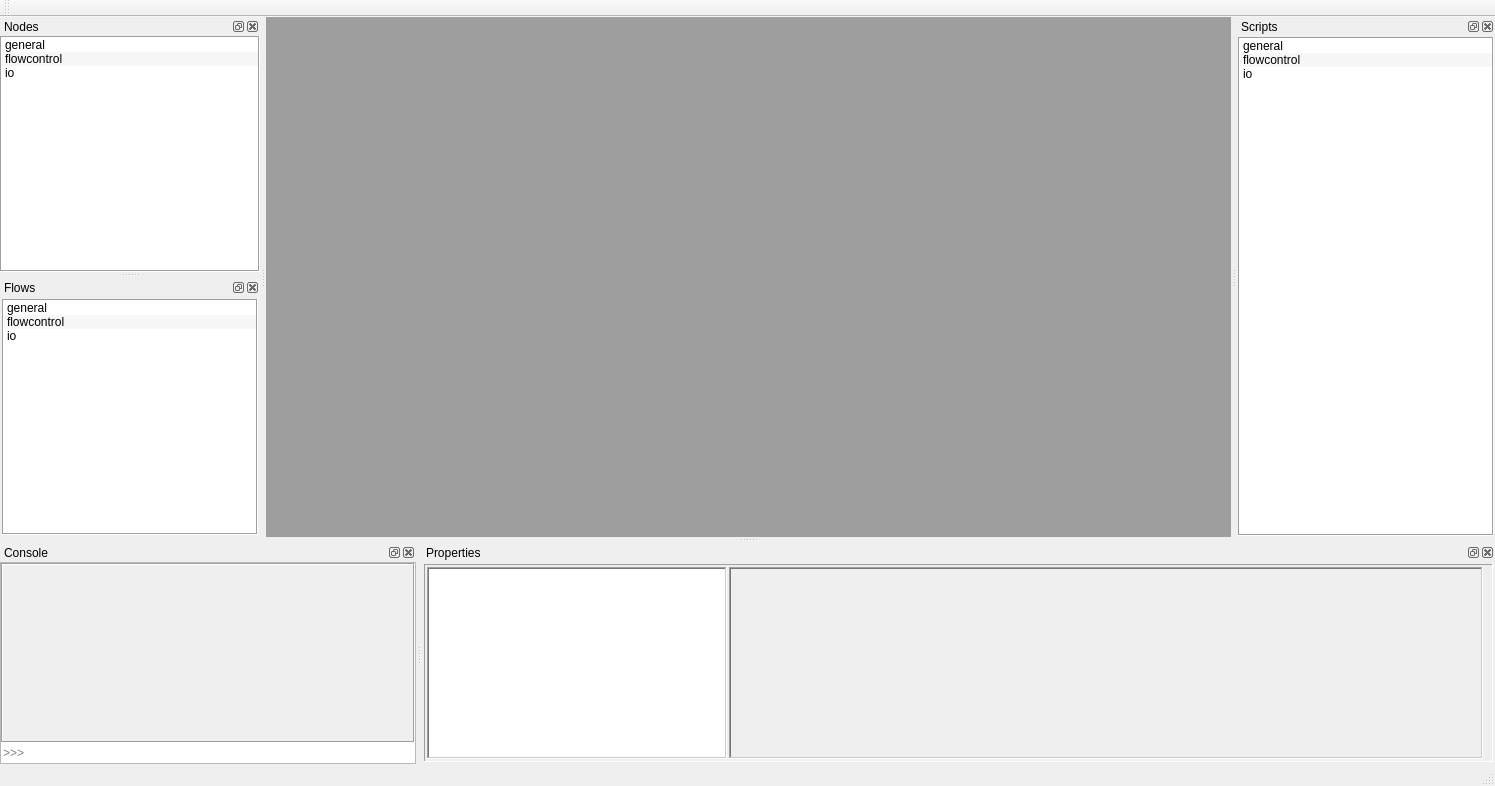
<?xml version="1.0" encoding="UTF-8"?>
<ui version="4.0">
 <class>MainWindow</class>
 <widget class="QMainWindow" name="MainWindow">
  <property name="windowModality">
   <enum>Qt::WindowModal</enum>
  </property>
  <property name="geometry">
   <rect>
    <x>0</x>
    <y>0</y>
    <width>1495</width>
    <height>786</height>
   </rect>
  </property>
  <property name="windowTitle">
   <string>PyTasky</string>
  </property>
  <property name="dockNestingEnabled">
   <bool>true</bool>
  </property>
  <property name="dockOptions">
   <set>QMainWindow::AllowNestedDocks|QMainWindow::AllowTabbedDocks|QMainWindow::AnimatedDocks|QMainWindow::VerticalTabs</set>
  </property>
  <widget class="QWidget" name="lytCanvas">
   <layout class="QGridLayout" name="lytCanvasHolder">
    <property name="leftMargin">
     <number>0</number>
    </property>
    <property name="topMargin">
     <number>0</number>
    </property>
    <property name="rightMargin">
     <number>0</number>
    </property>
    <property name="bottomMargin">
     <number>0</number>
    </property>
    <item row="0" column="0">
     <widget class="QWidget" name="wgCanvas" native="true">
      <property name="styleSheet">
       <string notr="true">background-color: rgb(158, 158, 158);</string>
      </property>
     </widget>
    </item>
   </layout>
  </widget>
  <widget class="QToolBar" name="toolBar">
   <property name="windowTitle">
    <string>toolBar</string>
   </property>
   <attribute name="toolBarArea">
    <enum>TopToolBarArea</enum>
   </attribute>
   <attribute name="toolBarBreak">
    <bool>false</bool>
   </attribute>
  </widget>
  <widget class="QStatusBar" name="statusBar"/>
  <widget class="QDockWidget" name="dckPtsNodes">
   <property name="windowTitle">
    <string>Nodes</string>
   </property>
   <attribute name="dockWidgetArea">
    <number>1</number>
   </attribute>
   <widget class="QWidget" name="dockWidgetContents">
    <layout class="QGridLayout" name="gridLayout">
     <property name="leftMargin">
      <number>0</number>
     </property>
     <property name="topMargin">
      <number>0</number>
     </property>
     <property name="rightMargin">
      <number>0</number>
     </property>
     <property name="bottomMargin">
      <number>0</number>
     </property>
     <item row="0" column="0">
      <widget class="QTreeWidget" name="treePtsNodes">
       <property name="font">
        <font>
         <pointsize>9</pointsize>
        </font>
       </property>
       <property name="frameShape">
        <enum>QFrame::Box</enum>
       </property>
       <property name="editTriggers">
        <set>QAbstractItemView::NoEditTriggers</set>
       </property>
       <property name="tabKeyNavigation">
        <bool>true</bool>
       </property>
       <property name="showDropIndicator" stdset="0">
        <bool>false</bool>
       </property>
       <property name="alternatingRowColors">
        <bool>true</bool>
       </property>
       <property name="iconSize">
        <size>
         <width>16</width>
         <height>16</height>
        </size>
       </property>
       <property name="indentation">
        <number>15</number>
       </property>
       <property name="rootIsDecorated">
        <bool>false</bool>
       </property>
       <property name="uniformRowHeights">
        <bool>true</bool>
       </property>
       <property name="headerHidden">
        <bool>true</bool>
       </property>
       <column>
        <property name="text">
         <string>Nodes</string>
        </property>
       </column>
       <item>
        <property name="text">
         <string>general</string>
        </property>
       </item>
       <item>
        <property name="text">
         <string>flowcontrol</string>
        </property>
       </item>
       <item>
        <property name="text">
         <string>io</string>
        </property>
       </item>
      </widget>
     </item>
    </layout>
   </widget>
  </widget>
  <widget class="QDockWidget" name="dckPtsStreamOut">
   <property name="windowTitle">
    <string>Console</string>
   </property>
   <attribute name="dockWidgetArea">
    <number>8</number>
   </attribute>
   <widget class="QWidget" name="dockWidgetContents_2">
    <layout class="QGridLayout" name="gridLayout_2">
     <property name="leftMargin">
      <number>0</number>
     </property>
     <property name="topMargin">
      <number>0</number>
     </property>
     <property name="rightMargin">
      <number>0</number>
     </property>
     <property name="bottomMargin">
      <number>0</number>
     </property>
     <item row="0" column="0">
      <widget class="QFrame" name="frame">
       <property name="frameShape">
        <enum>QFrame::StyledPanel</enum>
       </property>
       <property name="frameShadow">
        <enum>QFrame::Raised</enum>
       </property>
       <layout class="QGridLayout" name="gridLayout_3">
        <property name="leftMargin">
         <number>0</number>
        </property>
        <property name="topMargin">
         <number>0</number>
        </property>
        <property name="rightMargin">
         <number>0</number>
        </property>
        <property name="bottomMargin">
         <number>0</number>
        </property>
        <property name="verticalSpacing">
         <number>0</number>
        </property>
        <item row="0" column="0">
         <widget class="QsciScintilla" name="qsciPtsStreamOut">
          <property name="toolTip">
           <string/>
          </property>
          <property name="whatsThis">
           <string/>
          </property>
          <property name="frameShape">
           <enum>QFrame::Box</enum>
          </property>
          <property name="frameShadow">
           <enum>QFrame::Sunken</enum>
          </property>
         </widget>
        </item>
        <item row="1" column="0">
         <widget class="QLineEdit" name="lineEdit">
          <property name="frame">
           <bool>false</bool>
          </property>
          <property name="placeholderText">
           <string>&gt;&gt;&gt; </string>
          </property>
          <property name="cursorMoveStyle">
           <enum>Qt::LogicalMoveStyle</enum>
          </property>
          <property name="clearButtonEnabled">
           <bool>true</bool>
          </property>
         </widget>
        </item>
       </layout>
      </widget>
     </item>
    </layout>
   </widget>
  </widget>
  <widget class="QDockWidget" name="dckPtsScripts">
   <property name="windowTitle">
    <string>Scripts</string>
   </property>
   <attribute name="dockWidgetArea">
    <number>2</number>
   </attribute>
   <widget class="QWidget" name="dockWidgetContents_3">
    <layout class="QGridLayout" name="gridLayout_4">
     <property name="leftMargin">
      <number>1</number>
     </property>
     <property name="topMargin">
      <number>1</number>
     </property>
     <property name="rightMargin">
      <number>1</number>
     </property>
     <property name="bottomMargin">
      <number>1</number>
     </property>
     <property name="spacing">
      <number>1</number>
     </property>
     <item row="0" column="0">
      <widget class="QTreeWidget" name="treePtsScripts">
       <property name="font">
        <font>
         <pointsize>9</pointsize>
        </font>
       </property>
       <property name="frameShape">
        <enum>QFrame::Box</enum>
       </property>
       <property name="editTriggers">
        <set>QAbstractItemView::NoEditTriggers</set>
       </property>
       <property name="tabKeyNavigation">
        <bool>true</bool>
       </property>
       <property name="showDropIndicator" stdset="0">
        <bool>false</bool>
       </property>
       <property name="alternatingRowColors">
        <bool>true</bool>
       </property>
       <property name="iconSize">
        <size>
         <width>16</width>
         <height>16</height>
        </size>
       </property>
       <property name="indentation">
        <number>15</number>
       </property>
       <property name="rootIsDecorated">
        <bool>false</bool>
       </property>
       <property name="uniformRowHeights">
        <bool>true</bool>
       </property>
       <property name="headerHidden">
        <bool>true</bool>
       </property>
       <column>
        <property name="text">
         <string>Nodes</string>
        </property>
       </column>
       <item>
        <property name="text">
         <string>general</string>
        </property>
       </item>
       <item>
        <property name="text">
         <string>flowcontrol</string>
        </property>
       </item>
       <item>
        <property name="text">
         <string>io</string>
        </property>
       </item>
      </widget>
     </item>
    </layout>
   </widget>
  </widget>
  <widget class="QDockWidget" name="dckPtsFlows">
   <property name="windowTitle">
    <string>Flows</string>
   </property>
   <attribute name="dockWidgetArea">
    <number>1</number>
   </attribute>
   <widget class="QWidget" name="dockWidgetContents_4">
    <layout class="QGridLayout" name="gridLayout_5">
     <property name="leftMargin">
      <number>2</number>
     </property>
     <property name="topMargin">
      <number>2</number>
     </property>
     <property name="rightMargin">
      <number>2</number>
     </property>
     <property name="bottomMargin">
      <number>2</number>
     </property>
     <property name="spacing">
      <number>2</number>
     </property>
     <item row="0" column="0">
      <widget class="QTreeWidget" name="treePtsFlows">
       <property name="font">
        <font>
         <pointsize>9</pointsize>
        </font>
       </property>
       <property name="frameShape">
        <enum>QFrame::Box</enum>
       </property>
       <property name="editTriggers">
        <set>QAbstractItemView::NoEditTriggers</set>
       </property>
       <property name="tabKeyNavigation">
        <bool>true</bool>
       </property>
       <property name="showDropIndicator" stdset="0">
        <bool>false</bool>
       </property>
       <property name="alternatingRowColors">
        <bool>true</bool>
       </property>
       <property name="iconSize">
        <size>
         <width>16</width>
         <height>16</height>
        </size>
       </property>
       <property name="indentation">
        <number>15</number>
       </property>
       <property name="rootIsDecorated">
        <bool>false</bool>
       </property>
       <property name="uniformRowHeights">
        <bool>true</bool>
       </property>
       <property name="headerHidden">
        <bool>true</bool>
       </property>
       <column>
        <property name="text">
         <string>Nodes</string>
        </property>
       </column>
       <item>
        <property name="text">
         <string>general</string>
        </property>
       </item>
       <item>
        <property name="text">
         <string>flowcontrol</string>
        </property>
       </item>
       <item>
        <property name="text">
         <string>io</string>
        </property>
       </item>
      </widget>
     </item>
    </layout>
   </widget>
  </widget>
  <widget class="QDockWidget" name="dckPtsProps">
   <property name="windowTitle">
    <string>Properties</string>
   </property>
   <attribute name="dockWidgetArea">
    <number>8</number>
   </attribute>
   <widget class="QWidget" name="dockWidgetContents_5">
    <layout class="QGridLayout" name="gridLayout_6">
     <property name="leftMargin">
      <number>2</number>
     </property>
     <property name="topMargin">
      <number>2</number>
     </property>
     <property name="rightMargin">
      <number>2</number>
     </property>
     <property name="bottomMargin">
      <number>2</number>
     </property>
     <property name="spacing">
      <number>2</number>
     </property>
     <item row="0" column="0">
      <widget class="QFrame" name="propsFrame">
       <property name="frameShape">
        <enum>QFrame::Panel</enum>
       </property>
       <property name="frameShadow">
        <enum>QFrame::Sunken</enum>
       </property>
       <layout class="QGridLayout" name="gridLayout_7">
        <property name="leftMargin">
         <number>2</number>
        </property>
        <property name="topMargin">
         <number>2</number>
        </property>
        <property name="bottomMargin">
         <number>2</number>
        </property>
        <property name="spacing">
         <number>2</number>
        </property>
        <item row="0" column="1">
         <widget class="QFrame" name="propsHolder">
          <property name="frameShape">
           <enum>QFrame::WinPanel</enum>
          </property>
          <property name="frameShadow">
           <enum>QFrame::Sunken</enum>
          </property>
          <layout class="QGridLayout" name="propsLayout">
           <property name="leftMargin">
            <number>0</number>
           </property>
           <property name="topMargin">
            <number>0</number>
           </property>
           <property name="rightMargin">
            <number>0</number>
           </property>
           <property name="bottomMargin">
            <number>0</number>
           </property>
           <property name="spacing">
            <number>0</number>
           </property>
          </layout>
         </widget>
        </item>
        <item row="0" column="0">
         <widget class="QFrame" name="propsDesc">
          <property name="maximumSize">
           <size>
            <width>300</width>
            <height>16777215</height>
           </size>
          </property>
          <property name="frameShape">
           <enum>QFrame::NoFrame</enum>
          </property>
          <property name="frameShadow">
           <enum>QFrame::Plain</enum>
          </property>
          <layout class="QGridLayout" name="gridLayout_8">
           <property name="leftMargin">
            <number>0</number>
           </property>
           <property name="topMargin">
            <number>0</number>
           </property>
           <property name="rightMargin">
            <number>0</number>
           </property>
           <property name="bottomMargin">
            <number>0</number>
           </property>
           <property name="spacing">
            <number>0</number>
           </property>
           <item row="0" column="0">
            <widget class="QTextEdit" name="infoView">
             <property name="frameShape">
              <enum>QFrame::WinPanel</enum>
             </property>
             <property name="undoRedoEnabled">
              <bool>false</bool>
             </property>
             <property name="readOnly">
              <bool>true</bool>
             </property>
             <property name="html">
              <string>&lt;!DOCTYPE HTML PUBLIC &quot;-//W3C//DTD HTML 4.0//EN&quot; &quot;http://www.w3.org/TR/REC-html40/strict.dtd&quot;&gt;
&lt;html&gt;&lt;head&gt;&lt;meta name=&quot;qrichtext&quot; content=&quot;1&quot; /&gt;&lt;style type=&quot;text/css&quot;&gt;
p, li { white-space: pre-wrap; }
&lt;/style&gt;&lt;/head&gt;&lt;body style=&quot; font-family:'MS Shell Dlg 2'; font-size:8.25pt; font-weight:400; font-style:normal;&quot;&gt;
&lt;p style=&quot;-qt-paragraph-type:empty; margin-top:0px; margin-bottom:0px; margin-left:0px; margin-right:0px; -qt-block-indent:0; text-indent:0px;&quot;&gt;&lt;br /&gt;&lt;/p&gt;&lt;/body&gt;&lt;/html&gt;</string>
             </property>
            </widget>
           </item>
          </layout>
         </widget>
        </item>
       </layout>
      </widget>
     </item>
    </layout>
   </widget>
  </widget>
 </widget>
 <customwidgets>
  <customwidget>
   <class>QsciScintilla</class>
   <extends>QFrame</extends>
   <header>Qsci/qsciscintilla.h</header>
   <container>1</container>
  </customwidget>
 </customwidgets>
 <resources/>
 <connections/>
</ui>
